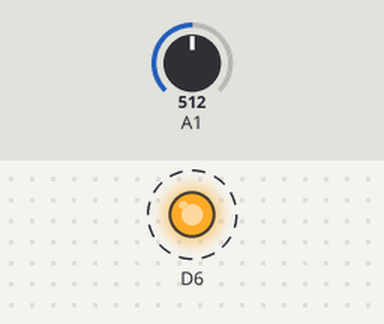
This sketch was run on a simulated Arduino Zero (SAMD21). Shown: output pins drawn as LEDs (lit = HIGH). Dashed ring = blinking. The test bench sets the inputs (shaded band); at power-on: A1 = 512 (analog values on the 0–1023 scale). What the sketch prints to the serial monitor is not drawn.

Above: at 0.2 s.
Timing chart, 0 to 4.6 s (numbered marks = the images above):
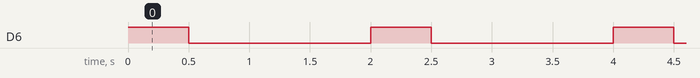

The sketch:

Exercise-1-1.ino
```cpp
void setup()
{
  pinMode(6, OUTPUT);
  Serial.begin(9600);
  analogReadResolution(12);
}

void loop()
{
  digitalWrite(6, HIGH);
  delay(500);
  digitalWrite(6, LOW);
  delay(500);

  int sensorValue = analogRead(A1);
  Serial.println(sensorValue);
  delay(1000);

}
```

Measured:
- by itself, D6: alternates HIGH for 0.50 s and LOW for 1.5 s
